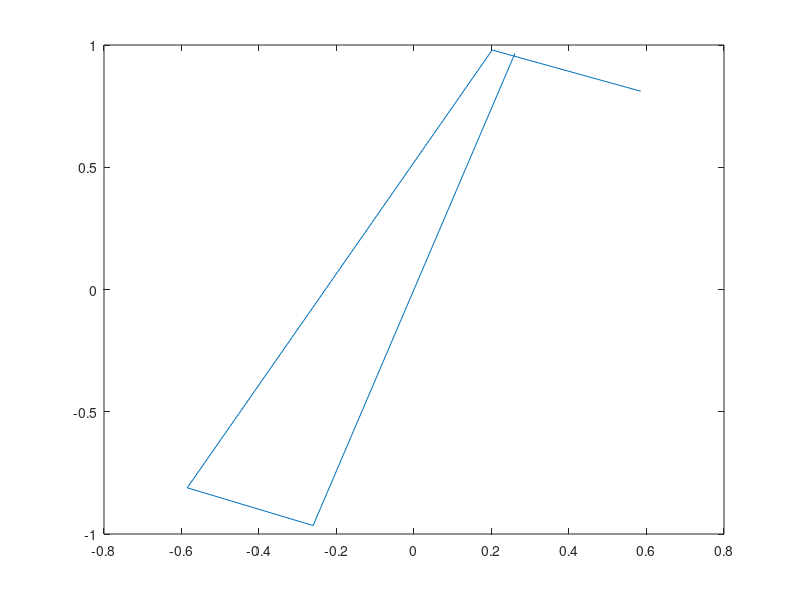

The MATLAB script that drew this image:
%% generates a permutation matrix
n = 5;
p = zeros(n,n); % Set Permutation Matrix of size nxn

%% assign values to permutation matrix based on the randomized indeces in rc
% generate a diagonal matrix of random complex values with moduli 1 
% for r = 1:n
%     C = rand(1,1) + 1i*rand(1,1); % randomly generate complex numbers with moduli 1
%     C_norm = C/abs(C);
%     p(r,r) = C_norm;
% end
% p

ar = zeros(1,n); %initial vector
ar(1) = 1;
ar_unique = unique(perms(ar),'rows')

for i = 1:n
    for j = 1:n
        if ar_unique(i,j) == 1
            C = rand(1,1) + 1i*rand(1,1); % randomly generate complex numbers with moduli 1
            C_norm = C/abs(C);
            ar_unique(i,j) = C_norm;
        end
    end
end
 
% find the second largest eigenvalue - ISSUE: sorted by magnitude but they
% are all 1 so it is sorted by phase angle on [-pi, pi]
eig_val = eigs(ar_unique)
plot(eig_val)
eig_val_sorted = sort(eig_val)
second_largest = eig_val_sorted(2)



